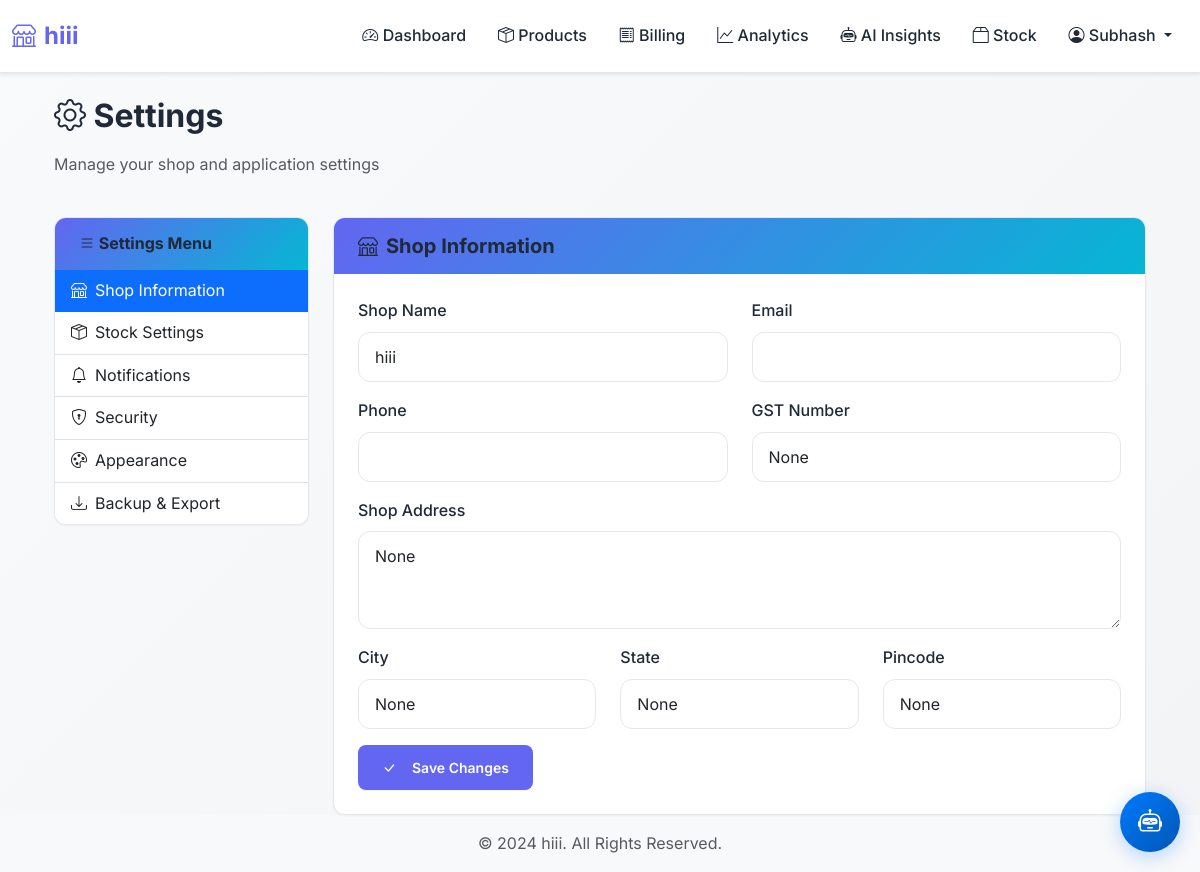
The app's page /settings (signed in) with its own data.
### models.py (models this page shows, shortened)
class User(UserMixin, db.Model):
    __tablename__ = 'users'
    id = db.Column(db.Integer, primary_key=True)
    username = db.Column(db.String(80), unique=True, nullable=False)
    password_hash = db.Column(db.String(120), nullable=False)
    shop_name = db.Column(db.String(200))
    shop_address = db.Column(db.String(500))
    phone = db.Column(db.String(20))
    email = db.Column(db.String(120))
    min_stock_alert_threshold = db.Column(db.Integer, default=5) # New field
    session_timeout = db.Column(db.Integer, default=60)
    two_factor_auth = db.Column(db.Boolean, default=False)
    theme = db.Column(db.String(20), default='light')
    accent_color = db.Column(db.String(20), default='blue')
    items_per_page = db.Column(db.Integer, default=25)
    compact_mode = db.Column(db.Boolean, default=False)
    auto_backup = db.Column(db.Boolean, default=False)
    backup_retention = db.Column(db.Integer, default=30)
    gst_number = db.Column(db.String(20))
    city = db.Column(db.String(100))
    state = db.Column(db.String(100))
    pincode = db.Column(db.String(10))
    auto_reorder_level = db.Column(db.Integer, default=5)
    default_tax_rate = db.Column(db.Float, default=18.0)
    currency = db.Column(db.String(10), default='INR')
    enable_barcode_scanning = db.Column(db.Boolean, default=True)
    enable_stock_alerts = db.Column(db.Boolean, default=True)
    email_low_stock = db.Column(db.Boolean, default=False)
    email_daily_summary = db.Column(db.Boolean, default=False)
    email_weekly_report = db.Column(db.Boolean, default=False)
    browser_notifications = db.Column(db.Boolean, default=True)
    sound_alerts = db.Column(db.Boolean, default=True)
    created_at = db.Column(db.DateTime, default=datetime.utcnow)
    products = db.relationship('Product', backref='owner', lazy=True, cascade='all, delete-orphan')
    bills = db.relationship('Bill', backref='created_by', lazy=True, cascade='all, delete-orphan')

### app.py (the view, shortened to what this page needs)
@app.route('/settings', methods=['GET', 'POST'])
@login_required
def settings():
    return render_template('settings.html')

### app.py (called while the page is built, shortened)
@app.before_request
def before_request():
    g.start_time = time.time()

@app.after_request
def compress_response(response):
    if hasattr(g, 'start_time'):
        request_time = time.time() - g.start_time
        request_times.append(request_time)
        if len(request_times) > 100:
            request_times.pop(0)
    if request.endpoint and 'static' in request.endpoint:
        response.headers['Cache-Control'] = 'public, max-age=31536000'  # 1 year
        response.headers['Expires'] = 'Thu, 31 Dec 2025 23:59:59 GMT'
    if (response.status_code < 200 or
        response.status_code >= 300 or
        'Content-Encoding' in response.headers or
        request.path.startswith('/static/')):
        return response
    try:
        response_data = response.get_data()
        if len(response_data) < 500:
            return response
    except RuntimeError:
        return response
    return response

@login_manager.user_loader
def load_user(user_id):
    return db.session.get(User, int(user_id))

### templates/settings.html (shortened to what this page needs)
{% extends "base.html" %}
{% block content %}
<div class="container-fluid">
    <div class="row mb-4">
        <div class="col-md-12">
            <h2><i class="bi bi-gear"></i> Settings</h2>
            <p class="text-muted">Manage your shop and application settings</p>
        </div>
    </div>
    <div class="row">
        <div class="col-lg-3 mb-4">
            <div class="card">
                <div class="card-header">
                    <h6 class="mb-0"><i class="bi bi-list"></i> Settings Menu</h6>
                </div>
                <div class="list-group list-group-flush">
                    <a href="#shop-info" class="list-group-item list-group-item-action active" data-bs-toggle="pill">
                        <i class="bi bi-shop me-2"></i>Shop Information
                    </a>
                    <a href="#stock-settings" class="list-group-item list-group-item-action" data-bs-toggle="pill">
                        <i class="bi bi-box-seam me-2"></i>Stock Settings
                    </a>
                    <a href="#notifications" class="list-group-item list-group-item-action" data-bs-toggle="pill">
                        <i class="bi bi-bell me-2"></i>Notifications
                    </a>
                    <a href="#security" class="list-group-item list-group-item-action" data-bs-toggle="pill">
                        <i class="bi bi-shield-lock me-2"></i>Security
                    </a>
                    <a href="#appearance" class="list-group-item list-group-item-action" data-bs-toggle="pill">
                        <i class="bi bi-palette me-2"></i>Appearance
                    </a>
                    <a href="#backup" class="list-group-item list-group-item-action" data-bs-toggle="pill">
                        <i class="bi bi-download me-2"></i>Backup & Export
                    </a>
                </div>
            </div>
        </div>
        <div class="col-lg-9">
            <div class="tab-content">
                <div class="tab-pane fade show active" id="shop-info">
                    <div class="card">
                        <div class="card-header">
                            <h5 class="mb-0"><i class="bi bi-shop me-2"></i>Shop Information</h5>
                        </div>
                        <div class="card-body">
                            <form method="POST" action="{{ url_for('settings') }}">
                                <div class="row">
                                    <div class="col-md-6">
                                        <div class="mb-3">
                                            <label for="shopName" class="form-label">Shop Name</label>
                                            <input type="text" class="form-control" id="shopName" name="shop_name" value="{{ current_user.shop_name }}" required>
                                        </div>
                                    </div>
                                    <div class="col-md-6">
                                        <div class="mb-3">
                                            <label for="email" class="form-label">Email</label>
                                            <input type="email" class="form-control" id="email" name="email" value="{{ current_user.email }}">
                                        </div>
                                    </div>
                                </div>
                                <div class="row">
                                    <div class="col-md-6">
                                        <div class="mb-3">
                                            <label for="phone" class="form-label">Phone</label>
                                            <input type="tel" class="form-control" id="phone" name="phone" value="{{ current_user.phone }}">
                                        </div>
                                    </div>
                                    <div class="col-md-6">
                                        <div class="mb-3">
                                            <label for="gst" class="form-label">GST Number</label>
                                            <input type="text" class="form-control" id="gst" name="gst_number" value="{{ current_user.gst_number }}" placeholder="Enter GST Number">
                                        </div>
                                    </div>
                                </div>
                                <div class="mb-3">
                                    <label for="shopAddress" class="form-label">Shop Address</label>
                                    <textarea class="form-control" id="shopAddress" name="shop_address" rows="3">{{ current_user.shop_address }}</textarea>
                                </div>
                                <div class="row">
                                    <div class="col-md-4">
                                        <div class="mb-3">
                                            <label for="city" class="form-label">City</label>
                                            <input type="text" class="form-control" id="city" name="city" value="{{ current_user.city }}">
                                        </div>
                                    </div>
                                    <div class="col-md-4">
                                        <div class="mb-3">
                                            <label for="state" class="form-label">State</label>
                                            <input type="text" class="form-control" id="state" name="state" value="{{ current_user.state }}">
                                        </div>
                                    </div>
                                    <div class="col-md-4">
                                        <div class="mb-3">
                                            <label for="pincode" class="form-label">Pincode</label>
                                            <input type="text" class="form-control" id="pincode" name="pincode" value="{{ current_user.pincode }}">
                                        </div>
                                    </div>
                                </div>
                                <button type="submit" class="btn btn-primary">
                                    <i class="bi bi-check-lg me-2"></i>Save Changes
                                </button>
                            </form>
                        </div>
                    </div>
                </div>
            </div>
        </div>
    </div>
</div>
{% endblock %}

### templates/base.html (shortened to what this page needs)
<!DOCTYPE html>
<html lang="en">
<head>
    <link href="https://cdn.jsdelivr.net/npm/bootstrap@5.3.2/dist/css/bootstrap.min.css" rel="stylesheet">
    <link href="https://cdn.jsdelivr.net/npm/bootstrap-icons@1.11.1/font/bootstrap-icons.css" rel="stylesheet">
    <link rel="stylesheet" href="{{ url_for('static', filename='css/main.css') }}">
</head>
<body>
    {% if current_user.is_authenticated %}
    <nav class="navbar navbar-expand-lg navbar-light bg-white shadow-sm">
        <div class="container-fluid">
            <a class="navbar-brand" href="{{ url_for('dashboard') }}">
                <i class="bi bi-shop"></i> {{ current_user.shop_name or 'Retail Manager' }}
            </a>
            <div class="collapse navbar-collapse" id="navbarNav">
                <ul class="navbar-nav ms-auto">
                    <li class="nav-item">
                        <a class="nav-link" href="{{ url_for('dashboard') }}">
                            <i class="bi bi-speedometer2"></i> Dashboard
                        </a>
                    </li>
                    <li class="nav-item">
                        <a class="nav-link" href="{{ url_for('products') }}">
                            <i class="bi bi-box-seam"></i> Products
                        </a>
                    </li>
                    <li class="nav-item">
                        <a class="nav-link" href="{{ url_for('billing') }}">
                            <i class="bi bi-receipt"></i> Billing
                        </a>
                    </li>
                    <li class="nav-item">
                        <a class="nav-link" href="{{ url_for('analytics') }}">
                            <i class="bi bi-graph-up"></i> Analytics
                        </a>
                    </li>
                    <li class="nav-item">
                        <a class="nav-link" href="{{ url_for('ai_insights') }}">
                            <i class="bi bi-robot"></i> AI Insights
                        </a>
                    </li>
                    <li class="nav-item">
                        <a class="nav-link" href="{{ url_for('stock_management') }}">
                            <i class="bi bi-box2"></i> Stock
                        </a>
                    </li>
                    <li class="nav-item dropdown">
                        <a class="nav-link dropdown-toggle" href="#" role="button" data-bs-toggle="dropdown">
                            <i class="bi bi-person-circle"></i> {{ current_user.username }}
                        </a>
                    </li>
                </ul>
            </div>
        </div>
    </nav>
    {% endif %}
    <div class="container mt-4 content-section">
        {% block content %}{% endblock %}
    </div>
    {% if current_user.is_authenticated %}
    <footer class="mt-auto py-3 bg-light">
        <div class="container text-center">
            <p class="text-muted mb-0">&copy; 2024 {{ current_user.shop_name or 'Retail Manager' }}. All Rights Reserved.</p>
        </div>
    </footer>
    {% endif %}
</body>
</html>

### static/css/main.css (style rules this page uses)
:root { --primary-color: #6366f1; --primary-dark: #4f46e5; --secondary-color: #06b6d4; --success-color: #10b981; --danger-color: #ef4444; --warning-color: #f59e0b; --info-color: #3b82f6; --dark-color: #1f2937; --light-color: #f8fafc; --gray-50: #f9fafb; --gray-100: #f3f4f6; --gray-200: #e5e7eb; --gray-300: #d1d5db; --gray-500: #6b7280; --gray-700: #374151; --gray-900: #111827; --border-radius: 12px; --border-radius-sm: 8px; --border-radius-lg: 16px; --transition: all 0.3s cubic-bezier(0.4, 0, 0.2, 1); --transition-fast: all 0.15s ease-out; --shadow-sm: 0 1px 2px 0 rgb(0 0 0 / 0.05); --shadow-md: 0 4px 6px -1px rgb(0 0 0 / 0.1), 0 2px 4px -1px rgb(0 0 0 / 0.06); --shadow-lg: 0 10px 15px -3px rgb(0 0 0 / 0.1), 0 4px 6px -2px rgb(0 0 0 / 0.05); --shadow-xl: 0 20px 25px -5px rgb(0 0 0 / 0.1), 0 10px 10px -5px rgb(0 0 0 / 0.04); --shadow-2xl: 0 25px 50px -12px rgb(0 0 0 / 0.25); }
* { margin: 0; padding: 0; box-sizing: border-box; }
body { font-family: 'Inter', -apple-system, BlinkMacSystemFont, 'Segoe UI', Roboto, Oxygen, Ubuntu, sans-serif; background: linear-gradient(135deg, var(--gray-50) 0%, var(--gray-100) 100%); min-height: 100vh; color: var(--gray-700); line-height: 1.6; font-size: 16px; -webkit-font-smoothing: antialiased; -moz-osx-font-smoothing: grayscale; }
h1, h2, h3, h4, h5, h6 { font-weight: 700; color: var(--dark-color); margin-bottom: 1rem; }
h2 { font-size: 2rem; }
h5 { font-size: 1.25rem; }
h6 { font-size: 1rem; }
.navbar { background: rgba(255, 255, 255, 0.95); backdrop-filter: blur(10px); -webkit-backdrop-filter: blur(10px); box-shadow: var(--shadow-sm); border-bottom: 1px solid var(--gray-200); padding: 0.75rem 0; position: sticky; top: 0; z-index: 1000; transition: var(--transition-fast); }
.navbar-brand { font-weight: 700; font-size: 1.5rem; color: var(--primary-color) !important; display: flex; align-items: center; gap: 0.5rem; }
.nav-link { color: var(--dark-color) !important; font-weight: 500; padding: 0.5rem 1rem !important; border-radius: var(--border-radius); transition: var(--transition); }
.card { background: white; border: 1px solid var(--gray-200); border-radius: var(--border-radius); box-shadow: var(--shadow-sm); transition: var(--transition); overflow: hidden; }
.btn { border-radius: var(--border-radius); font-weight: 600; padding: 0.75rem 1.5rem; transition: all 0.3s ease; position: relative; overflow: hidden; }
.btn::before { content: ''; position: absolute; top: 0; left: -100%; width: 100%; height: 100%; background: linear-gradient(90deg, transparent, rgba(255,255,255,0.2), transparent); transition: left 0.5s; }
.btn-primary { background: linear-gradient(135deg, var(--primary-color), var(--primary-dark)); border: none; }
.form-control { border: 2px solid var(--gray-200); border-radius: var(--border-radius); padding: 0.75rem 1rem; transition: all 0.3s ease; font-size: 1rem; }
.card-header { background: linear-gradient(135deg, var(--primary-color), var(--secondary-color)); color: white; font-weight: 600; padding: 1rem 1.5rem; border: none; }
.card-body { padding: 1.5rem; }
.btn { padding: 0.75rem 1.5rem; border-radius: var(--border-radius-sm); font-weight: 600; font-size: 0.875rem; transition: var(--transition-fast); border: none; display: inline-flex; align-items: center; gap: 0.5rem; cursor: pointer; text-decoration: none; position: relative; overflow: hidden; }
.btn-primary { background: var(--primary-color); color: white; box-shadow: var(--shadow-sm); }
.form-control, .form-select { border: 1px solid #e5e7eb; border-radius: var(--border-radius); padding: 0.75rem 1rem; transition: var(--transition); font-size: 1rem; }
.form-label { font-weight: 500; color: var(--dark-color); margin-bottom: 0.5rem; }

### records on screen
User: shop_name "hiii", username "Subhash", gst_number "None", shop_address "None", city "None", state "None", pincode "None"
